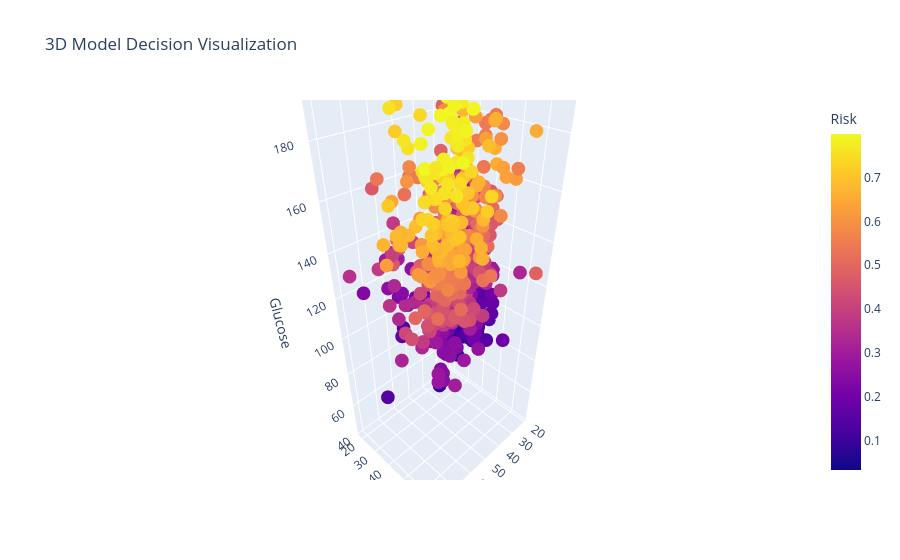

Notebook code cell kept with this figure:
### Code cell
import plotly.express as px
import numpy as np

# base data
C = df[["Age", "BMI", "Glucose"]]

# baaki features ko fix kar do
def create_input(age, bmi, glucose):
    return [
        0,              # Pregnancies
        glucose,
        80,             # BP
        20,             # SkinThickness
        80,             # Insulin
        bmi,
        0.5,            # DPF
        age
    ]

# model prediction on actual data
probs = []

for i in range(len(df)):
    row = create_input(df["Age"][i], df["BMI"][i], df["Glucose"][i])
    prob = rf.predict_proba([row])[0][1]
    probs.append(prob)

df["Risk"] = probs

# 3D plot
fig = px.scatter_3d(
    df,
    x="Age",
    y="BMI",
    z="Glucose",
    color="Risk",   # model output
    title="3D Model Decision Visualization"
)

fig.show()

### Figure 1 — Plotly figure (JSON) as saved in the notebook; plotly's stock layout.template omitted (floating-point values rounded to 4 significant figures; data arrays with more than 128 entries replaced by an {"elided": "..."} marker saying what was removed)
{"data": [{"hovertemplate": "Age=%{x}<br>BMI=%{y}<br>Glucose=%{z}<br>Risk=%{marker.color}<extra></extra>", "legendgroup": "", "marker": {"color": {"elided": "768 float values"}, "coloraxis": "coloraxis", "symbol": "circle"}, "mode": "markers", "name": "", "scene": "scene", "showlegend": false, "type": "scatter3d", "x": {"elided": "768 int values"}, "y": {"elided": "768 float values"}, "z": {"elided": "768 int values"}}], "layout": {"autosize": true, "coloraxis": {"colorbar": {"title": {"text": "Risk"}}, "colorscale": [[0, "#0d0887"], [0.1111, "#46039f"], [0.2222, "#7201a8"], [0.3333, "#9c179e"], [0.4444, "#bd3786"], [0.5556, "#d8576b"], [0.6667, "#ed7953"], [0.7778, "#fb9f3a"], [0.8889, "#fdca26"], [1, "#f0f921"]]}, "legend": {"tracegroupgap": 0}, "scene": {"aspectmode": "auto", "aspectratio": {"x": 0.7802, "y": 0.6359, "z": 2.016}, "domain": {"x": [0, 1], "y": [0, 1]}, "xaxis": {"title": {"text": "Age"}, "type": "linear"}, "yaxis": {"title": {"text": "BMI"}, "type": "linear"}, "zaxis": {"title": {"text": "Glucose"}, "type": "linear"}}, "title": {"text": "3D Model Decision Visualization"}}}
